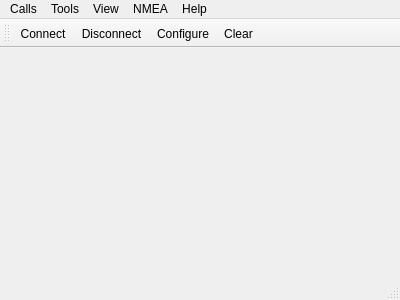
<?xml version="1.0" encoding="UTF-8"?>
<ui version="4.0">
 <class>MainWindow</class>
 <widget class="QMainWindow" name="MainWindow">
  <property name="geometry">
   <rect>
    <x>0</x>
    <y>0</y>
    <width>400</width>
    <height>300</height>
   </rect>
  </property>
  <property name="windowTitle">
   <string>QAzimuth</string>
  </property>
  <widget class="QWidget" name="centralWidget">
   <layout class="QVBoxLayout" name="verticalLayout"/>
  </widget>
  <widget class="QMenuBar" name="menuBar">
   <property name="geometry">
    <rect>
     <x>0</x>
     <y>0</y>
     <width>400</width>
     <height>21</height>
    </rect>
   </property>
   <widget class="QMenu" name="menuCalls">
    <property name="title">
     <string>Calls</string>
    </property>
    <addaction name="actionConnect_1"/>
    <addaction name="actionDisconnect_1"/>
    <addaction name="separator"/>
    <addaction name="actionQuit"/>
   </widget>
   <widget class="QMenu" name="menuTools">
    <property name="title">
     <string>Tools</string>
    </property>
    <addaction name="actionConfigure_1"/>
    <addaction name="action"/>
   </widget>
   <widget class="QMenu" name="menuHelp">
    <property name="title">
     <string>Help</string>
    </property>
    <addaction name="actionAbout"/>
    <addaction name="actionAboutQt"/>
   </widget>
   <widget class="QMenu" name="menuView">
    <property name="title">
     <string>View</string>
    </property>
   </widget>
   <widget class="QMenu" name="menuNMEA">
    <property name="title">
     <string>NMEA</string>
    </property>
   </widget>
   <addaction name="menuCalls"/>
   <addaction name="menuTools"/>
   <addaction name="menuView"/>
   <addaction name="menuNMEA"/>
   <addaction name="menuHelp"/>
  </widget>
  <widget class="QStatusBar" name="statusBar"/>
  <widget class="QToolBar" name="mainToolBar">
   <attribute name="toolBarArea">
    <enum>TopToolBarArea</enum>
   </attribute>
   <attribute name="toolBarBreak">
    <bool>false</bool>
   </attribute>
   <addaction name="actionConnect_1"/>
   <addaction name="actionDisconnect_1"/>
   <addaction name="actionConfigure_1"/>
   <addaction name="action"/>
  </widget>
  <action name="actionAbout">
   <property name="text">
    <string>&amp;About</string>
   </property>
   <property name="toolTip">
    <string>About program</string>
   </property>
   <property name="shortcut">
    <string>Alt+A</string>
   </property>
  </action>
  <action name="actionAboutQt">
   <property name="text">
    <string>About Qt</string>
   </property>
  </action>
  <action name="actionConnect_1">
   <property name="icon">
    <iconset resource="../../Aristarhus.qrc">
     <normaloff>:/images/connect.png</normaloff>:/images/connect.png</iconset>
   </property>
   <property name="text">
    <string>C&amp;onnect</string>
   </property>
   <property name="toolTip">
    <string>Connect to serial port</string>
   </property>
   <property name="shortcut">
    <string>Ctrl+O</string>
   </property>
  </action>
  <action name="actionDisconnect_1">
   <property name="icon">
    <iconset resource="../../Aristarhus.qrc">
     <normaloff>:/images/disconnect.png</normaloff>:/images/disconnect.png</iconset>
   </property>
   <property name="text">
    <string>&amp;Disconnect</string>
   </property>
   <property name="toolTip">
    <string>Disconnect from serial port</string>
   </property>
   <property name="shortcut">
    <string>Ctrl+D</string>
   </property>
  </action>
  <action name="actionConfigure_1">
   <property name="icon">
    <iconset resource="../../Aristarhus.qrc">
     <normaloff>:/images/settings.png</normaloff>:/images/settings.png</iconset>
   </property>
   <property name="text">
    <string>&amp;Configure</string>
   </property>
   <property name="toolTip">
    <string>Configure serial port</string>
   </property>
   <property name="shortcut">
    <string>Alt+C</string>
   </property>
  </action>
  <action name="action">
   <property name="icon">
    <iconset resource="../../Aristarhus.qrc">
     <normaloff>:/images/clear.png</normaloff>:/images/clear.png</iconset>
   </property>
   <property name="text">
    <string>C&amp;lear</string>
   </property>
   <property name="toolTip">
    <string>Clear data</string>
   </property>
   <property name="shortcut">
    <string>Alt+L</string>
   </property>
   <property name="visible">
    <bool>false</bool>
   </property>
  </action>
  <action name="actionQuit">
   <property name="icon">
    <iconset resource="../../Aristarhus.qrc">
     <normaloff>:/images/application-exit.png</normaloff>:/images/application-exit.png</iconset>
   </property>
   <property name="text">
    <string>&amp;Quit</string>
   </property>
   <property name="shortcut">
    <string>Ctrl+Q</string>
   </property>
  </action>
 </widget>
 <layoutdefault spacing="6" margin="11"/>
 <resources>
  <include location="../../Aristarhus.qrc"/>
 </resources>
 <connections/>
</ui>
